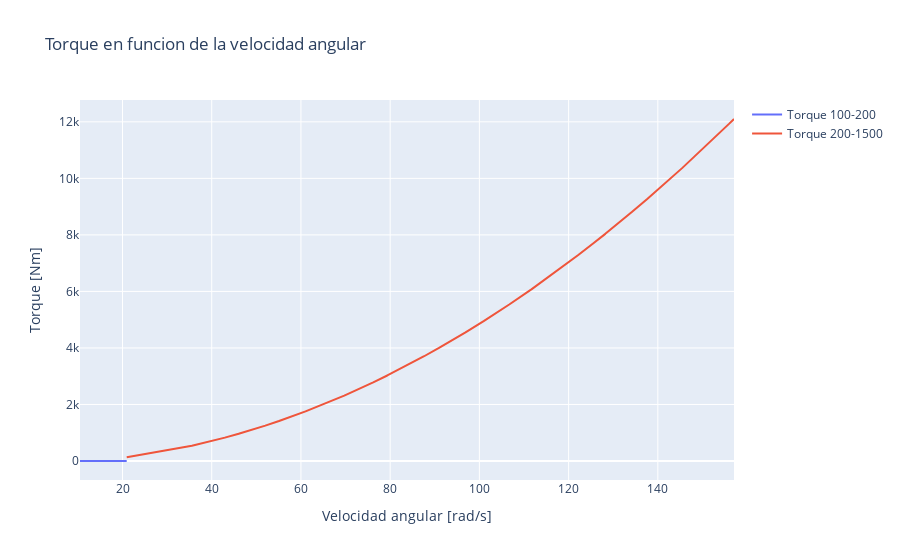

The notebook cell this image was saved under:
### Code cell
#datos
a = 1568/3175 
b = 84.1348
#análisis
thII=np.arange((20*np.pi)/3,50*np.pi,0.01) #creando lista numérica
vthII = np.array((thII)) #transformado a una matriz
vsII= ((a*vthII*vthII)-b)

thI=np.arange((10*np.pi)/3,(20*np.pi)/3,0.01) #creando lista numérica
vthI = np.array((thI)) #transformado a una matriz
vsI= (((a*(vthI**2))-b))*0

#plot velocidades
fig=go.Figure()

fig.add_trace(go.Scatter(x=thI, y=vsI, 
                         mode='lines', 
                         name='Torque 100-200'))
fig.add_trace(go.Scatter(x=thII, y=vsII, 
                         mode='lines', 
                         name='Torque 200-1500'))
 
fig.update_layout(title='Torque en funcion de la velocidad angular',
                   xaxis_title='Velocidad angular [rad/s]',
                   yaxis_title='Torque [Nm]')
fig.show()

### Figure 1 — Plotly figure (JSON) as saved in the notebook; plotly's stock layout.template omitted (floating-point values rounded to 4 significant figures; data arrays with more than 128 entries replaced by an {"elided": "..."} marker saying what was removed)
{"data": [{"mode": "lines", "name": "Torque 100-200", "type": "scatter", "x": {"elided": "1048 float values"}, "y": {"elided": "1048 int values"}}, {"mode": "lines", "name": "Torque 200-1500", "type": "scatter", "x": {"elided": "13614 float values"}, "y": {"elided": "13614 float values"}}], "layout": {"autosize": true, "title": {"text": "Torque en funcion de la velocidad angular"}, "xaxis": {"autorange": true, "range": [10.47, 157.1], "title": {"text": "Velocidad angular [rad/s]"}, "type": "linear"}, "yaxis": {"autorange": true, "range": [-672.2, 12770.0], "title": {"text": "Torque [Nm]"}, "type": "linear"}}}
